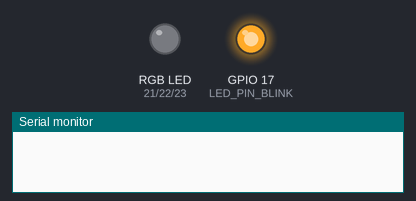
Recording of a program running on a simulated ESP32. Parts: an RGB LED mixed from three pins (HIGH = lit), output pins drawn as LEDs (lit = HIGH), the last lines printed to the serial monitor.

Above: at 0.2 s.
At 2.7 s:
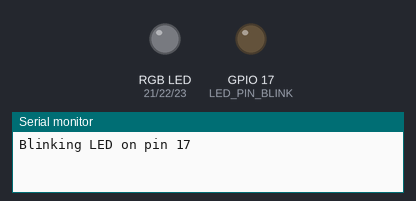
Timing chart, 0 to 6.5 s (numbered marks = the images above):
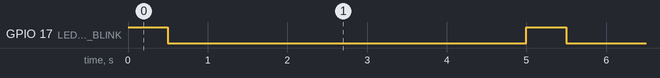

The program:

main.cpp
```cpp
#include <Arduino.h>
#include "main.h"

void setup() {
  Serial.begin(115200);
  pinMode(LED_PIN_BLINK, OUTPUT);
   pinMode(LED_PIN_RED, OUTPUT);
   pinMode(LED_PIN_GREEN, OUTPUT);
   pinMode(LED_PIN_BLUE, OUTPUT);
}

void loop() {
  blink_led();
  rgb_led(HIGH, LOW, LOW);  // Red
  delay(1000);
  rgb_led(LOW, HIGH, LOW);  // Green
  delay(1000);
  rgb_led(LOW, LOW, HIGH);  // Blue
  delay(1000);
  rgb_led(HIGH, HIGH, LOW);  // Red
  delay(1000);
}

void blink_led() {
  digitalWrite(LED_PIN_BLINK, HIGH);
  delay(500);
  digitalWrite(LED_PIN_BLINK, LOW);
  delay(500);

  Serial.print("Blinking LED on pin ");
  Serial.println(LED_PIN_BLINK);
}
```

main.h
```cpp
#include <Arduino.h>

// put function declarations here:
void blink_led(void);
void rgb_led(int red, int green, int blue);
#define LED_PIN_BLINK  (17)              // Define the pin number for the LED

#define LED_PIN_RED    (21)              // Define the pin number for the LED
#define LED_PIN_GREEN  (22)              // Define the pin number for the LED
#define LED_PIN_BLUE   (23)              // Define the pin number for the LED
```

Measured:
- by itself, GPIO 17 (LED_PIN_BLINK): alternates HIGH for 0.50 s and LOW for 4.5 s
